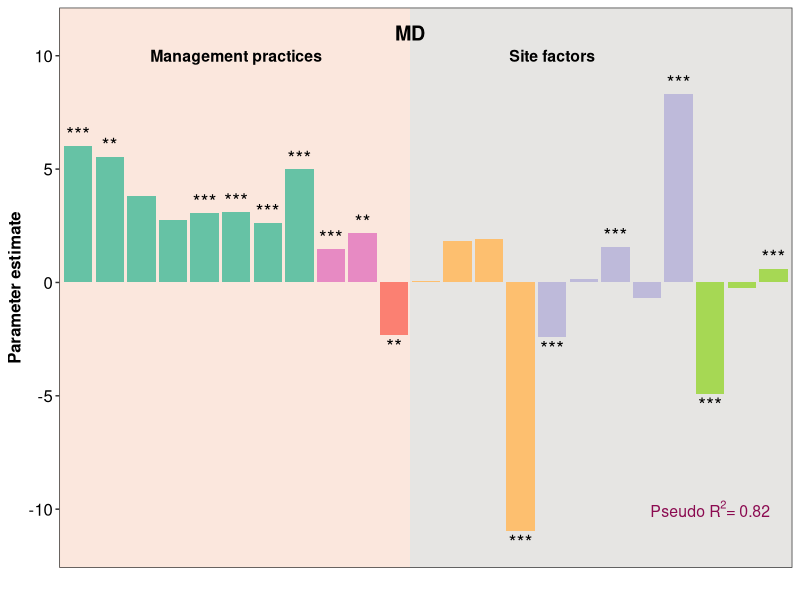
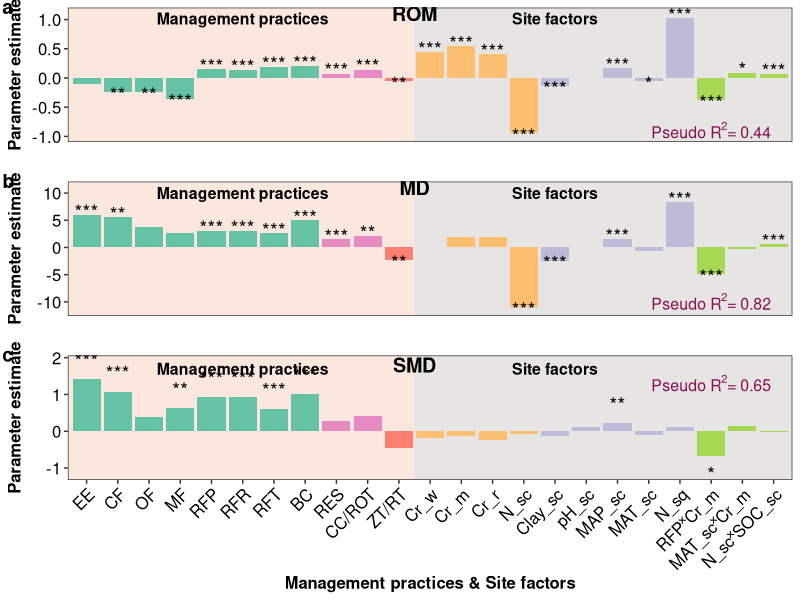

Reproduce these figures in R, in order.
# Figure 3

# require packages
library(ggpubr)
library(data.table)

# --- ROM Method -----

# load data from Excel file
d1 <- readxl::read_xlsx('articles/ncoms23/Database.xlsx',sheet = "Figure3a")
d1 <- as.data.table(d1)

# set moderater levels
mlevels <- c("EE","CF","OF","MF","RFP","RFR", "RFT","BC", "RES","CC/ROT","ZT/RT","Cr_w",
             "Cr_m","Cr_r","N_sc","Clay_sc","pH_sc","MAP_sc","MAT_sc","N_sq","RFP˟Cr_m",
             "MAT_sc˟Cr_m","N_sc˟SOC_sc")
d1[,Moderator1 := factor(Moderator1, levels = mlevels)]

# add labels for p value in the figure
d1[,p_value2 := as.numeric(gsub("<( )?","",p_value))]
d1[p_value2 >= 0.05,plab := '']
d1[p_value2 >= 0.01 & p_value2 < 0.05, plab:='*']
d1[p_value2 >= 0.001 & p_value2 < 0.01, plab:='**']
d1[p_value2 >= 0.0001 & p_value2 < 0.001, plab:='***']

# add label position for p value
d1[, plabpos := Parameter_estimate + fifelse(Parameter_estimate < 0, -1,1)*0.05]

p1 <- ggplot(d1,aes(Moderator1,Parameter_estimate))+
      geom_col()+ theme_bw()+
      theme(panel.grid=element_blank())+
      geom_rect(aes(ymin = -Inf, xmin = -Inf, ymax = Inf, xmax = 11.5), fill = "#FBE7DD")+
      geom_rect(aes(ymin = -Inf, xmin = 11.5, ymax = Inf, xmax = Inf), fill = "#E6E5E3")+
      geom_col(fill = c(rep("#66c2a5", 8),rep("#e78ac3",2),"#fb8072", rep("#fdbf6f",4),
                        rep("#bebada",5),rep("#a6d854",3)))+
      xlab("")+ ylab("Parameter estimate")+
      theme(legend.position ="none",
            axis.title = element_text(size=12, colour="black", face = "bold"),
            axis.text.x = element_blank(),
            axis.ticks.x= element_blank(),
            axis.text.y = element_text(size=12, colour="black"))+
      annotate("text",x=1:nrow(d1),y= d1$plabpos, label = d1$plab,size=5)+
      annotate("text",x=11.5,y=1.1,label="ROM",size=5, fontface = "bold", colour="black")+
      annotate("text",x=6,y=1.02,label="Management practices",size=4, fontface = "bold", colour="black")+
      annotate("text",x=16,y=1.02,label="Site factors",size=4, fontface = "bold", colour="black")+
      annotate("text",x=21,y=-0.9,label= expression(paste(Pseudo~R^2,"= 0.44")), size=4,
               fontface = "bold", colour="deeppink4")



# ---  MD Method ----

# load in the data
d2 <- readxl::read_xlsx('articles/ncoms23/Database.xlsx',sheet = "Figure3b")
d2 <- as.data.table(d2)


# set moderater levels
mlevels <- c("EE","CF","OF","MF","RFP","RFR", "RFT","BC", "RES","CC/ROT","ZT/RT","Cr_w",
             "Cr_m","Cr_r","N_sc","Clay_sc","pH_sc","MAP_sc","MAT_sc","N_sq","RFP˟Cr_m",
             "MAT_sc˟Cr_m","N_sc˟SOC_sc")
d2[,Moderator1 := factor(Moderator1, levels = mlevels)]

# add labels for p value in the figure
d2[,p_value2 := as.numeric(gsub("<( )?","",p_value))]
d2[p_value2 >= 0.05,plab := '']
d2[p_value2 >= 0.01 & p_value2 < 0.05, plab:='*']
d2[p_value2 >= 0.001 & p_value2 < 0.01, plab:='**']
d2[p_value2 >= 0.0001 & p_value2 < 0.001, plab:='***']

# add label position for p value
d2[, plabpos := Parameter_estimate + fifelse(Parameter_estimate < 0, -1,1)*0.5]

p2 <- ggplot(d2,aes(Moderator1, Parameter_estimate))+
      geom_col()+
      theme_bw()+
      theme(panel.grid=element_blank())+
      geom_rect(aes(ymin = -Inf, xmin = -Inf, ymax = Inf, xmax = 11.5), fill = "#FBE7DD")+
      geom_rect(aes(ymin = -Inf, xmin = 11.5, ymax = Inf, xmax = Inf), fill = "#E6E5E3")+
      geom_col(fill =  c(rep("#66c2a5", 8),rep("#e78ac3",2),"#fb8072", rep("#fdbf6f",4),
                         rep("#bebada",5),rep("#a6d854",3))) +
      xlab("")+
      ylab("Parameter estimate")+
      theme(legend.position ="none",
            axis.title = element_text(size=12, colour="black", face = "bold"),
            axis.text.x = element_blank(),
            axis.ticks.x=element_blank(),
            axis.text.y = element_text(size=12, colour="black"))+
      annotate("text",x=1:nrow(d2),y= d2$plabpos, label = d2$plab,size=5)+
      annotate("text",x=11.5,y=11,label="MD",size=5, fontface = "bold", colour="black")+
      annotate("text",x=6,y=10,label="Management practices",size=4, fontface = "bold", colour="black")+
      annotate("text",x=16,y=10,label="Site factors",size=4, fontface = "bold", colour="black")+
      annotate("text",x=21,y=-10,label= expression(paste(Pseudo~R^2,"= 0.82")), size=4, fontface = "bold", colour="deeppink4")

    p2

# --- SMD Method -----

# load in the data
d3 <- readxl::read_xlsx('articles/ncoms23/Database.xlsx',sheet = "Figure3c")
d3 <- as.data.table(d3)

# set moderater levels
mlevels <- c("EE","CF","OF","MF","RFP","RFR", "RFT","BC", "RES","CC/ROT","ZT/RT","Cr_w",
             "Cr_m","Cr_r","N_sc","Clay_sc","pH_sc","MAP_sc","MAT_sc","N_sq","RFP˟Cr_m",
             "MAT_sc˟Cr_m","N_sc˟SOC_sc")
d3[,Moderator1 := factor(Moderator1, levels = mlevels)]

# add labels for p value in the figure
setnames(d3,'z_value','p_value')
d3[,p_value2 := as.numeric(gsub("<( )?","",p_value))]
d3[p_value2 >= 0.05,plab := '']
d3[p_value2 >= 0.01 & p_value2 < 0.05, plab:='*']
d3[p_value2 >= 0.001 & p_value2 < 0.01, plab:='**']
d3[p_value2 >= 0.0001 & p_value2 < 0.001, plab:='***']

# add label position for p value
d3[, plabpos := Parameter_estimate + fifelse(Parameter_estimate < 0, -1,1)*0.5]

p3 <- ggplot(d3,aes(Moderator1,Parameter_estimate))+
      geom_col()+
      theme_bw()+
      theme(panel.grid=element_blank())+
      geom_rect(aes(ymin = -Inf, xmin = -Inf, ymax = Inf, xmax = 11.5), fill = "#FBE7DD")+
      geom_rect(aes(ymin = -Inf, xmin = 11.5, ymax = Inf, xmax = Inf), fill = "#E6E5E3")+
      geom_col(fill = c(rep("#66c2a5", 8),rep("#e78ac3",2),"#fb8072", rep("#fdbf6f",4),
                        rep("#bebada",5),rep("#a6d854",3)))+
      xlab("Management practices & Site factors")+
      ylab("Parameter estimate")+
      theme(legend.position ="none",
            axis.title = element_text(size=12, face = "bold", colour="black"),
            axis.text.x = element_text(size=12,angle = 45, hjust = 1, vjust = 1, colour="black"),
            axis.text.y = element_text(size=12, colour="black"))+
      annotate("text",x=1:nrow(d3),y= d3$plabpos, label = d3$plab,size=5) +
      annotate("text",x=11.5,y=1.8,label="SMD",size=5, fontface = "bold", colour="black")+
      annotate("text",x=6,y=1.7,label="Management practices",size=4, fontface = "bold", colour="black")+
      annotate("text",x=16,y=1.7,label="Site factors",size=4, fontface = "bold", colour="black")+
      annotate("text",x=21,y=1.3,label= expression(paste(Pseudo~R^2,"= 0.65")), size=4, fontface = "bold", colour="deeppink4")

# arrage plots into one figure
p<- ggarrange(p1, p2, p3, ncol = 1, nrow = 3,align = "v",heights = c(2,2,2.9),
             labels = c("a", "b","c"), font.label=list(size=14, color = "black", face = "bold"), label.x = 0, label.y = 1,hjust = -0.2, vjust = 1)

ggsave(plot = p, file = "products/meta_regression.png", width = 180, height = 210, units = "mm")

